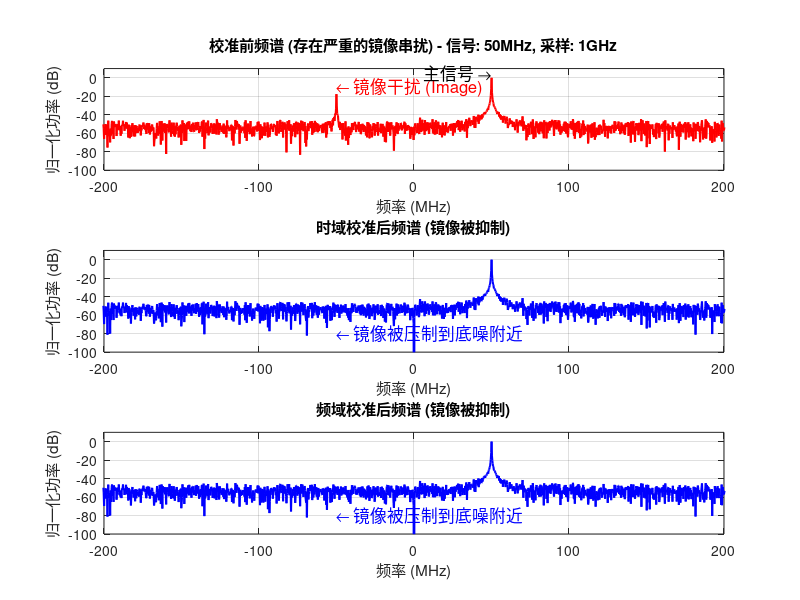

Reproduce this figure in MATLAB.
clear; clc; close all;

%% 1. 系统参数设置
Fs = 1e9;               % 采样率 1 GHz
Ts = 1/Fs;
f_sig = 50e6;           % 信号频率 50 MHz
N = 4096;              % 采样点数 (2^14)，保证频谱分辨率
t = (0:N-1) * Ts;

% 模拟 ADC 硬件缺陷参数 (隔离度差)
% 理想情况：I与Q完全隔离
% 实际情况：I路信号会漏到Q路，Q路也会漏到I路
leak_Q_to_I = 0.15;     % Q 对 I 的串扰 (比如 -16dB 隔离度)
leak_I_to_Q = 0.10;     % I 对 Q 的串扰 (不对称串扰)
gain_imbalance = 1.05;  % 增益不平衡 (I路比Q路大一点)

%% 2. 信号生成
% 生成理想的单音复信号: exp(j*2*pi*f*t)
% 理想情况下，频谱只应在 +50MHz 处有峰值
sig_ideal_I = cos(2*pi*f_sig*t)';
sig_ideal_Q = sin(2*pi*f_sig*t)';

% 模拟硬件混合 (物理层的串扰)
% I_adc = Gain_I * (I_ideal + k1 * Q_ideal)
% Q_adc = Gain_Q * (Q_ideal + k2 * I_ideal)
I_raw = gain_imbalance * (sig_ideal_I + leak_Q_to_I * sig_ideal_Q);
Q_raw = 1.0 * (sig_ideal_Q + leak_I_to_Q * sig_ideal_I);

% 添加底噪 (模拟真实 ADC SNR)
noise_floor = -20; % dB
I_raw = I_raw + 10^(noise_floor/20) * randn(size(I_raw));
Q_raw = Q_raw + 10^(noise_floor/20) * randn(size(Q_raw));

% 组合成未校准的复信号
sig_distorted = I_raw + 1j*Q_raw;

%% 3. IQ 盲校准算法 (Gram-Schmidt 正交化)
% ---------------------------------------------------------
% 步骤 A: 去除直流 (DC Offset)
I_ac = I_raw - mean(I_raw);
Q_ac = Q_raw - mean(Q_raw);

% 步骤 B: 相位/串扰校正 (通过去相关)
% 计算相关系数 rho
% 公式: I_new = I, Q_new = Q - rho * I
% 使得 E[I_new * Q_new] = 0
E_II = mean(I_ac.^2);
E_IQ = mean(I_ac .* Q_ac);
rho = E_IQ / E_II;

I_orth = I_ac;
Q_orth = Q_ac - rho * I_ac;

% 步骤 C: 增益平衡 (Gain Correction)
% 使得 E[I^2] = E[Q^2]
pwr_I = mean(I_orth.^2);
pwr_Q = mean(Q_orth.^2);
g_corr = sqrt(pwr_I / pwr_Q);

I_cal = I_orth;
Q_cal = Q_orth * g_corr;

% 组合成校准后的复信号
sig_calibrated = I_cal + 1j*Q_cal;

%% 4. 功率谱密度 (PSD) 分析与可视化
nfft = 4096;
window = hamming(nfft);
overlap = nfft/2;

Pxx_raw = fftshift(abs(fft(sig_distorted)).^2)/N; % 归一化功率谱
Pxx_cal = fftshift(abs(fft(sig_calibrated)).^2)/N; % 归一化功率谱
f_axis = (-N/2:N/2-1)*(Fs/N); % 频率轴

% 转换为 dBFS (归一化到主峰)
Pxx_raw_dB = 10*log10(Pxx_raw);
Pxx_raw_dB = Pxx_raw_dB - max(Pxx_raw_dB); % 归一化

Pxx_cal_dB = 10*log10(Pxx_cal);
Pxx_cal_dB = Pxx_cal_dB - max(Pxx_cal_dB); % 归一化

% 绘图
figure('Position', [100, 100, 1000, 600]);

subplot(3,1,1);
plot(f_axis/1e6, Pxx_raw_dB, 'r', 'LineWidth', 1.5);
grid on;
title(['校准前频谱 (存在严重的镜像串扰) - 信号: 50MHz, 采样: 1GHz']);
xlabel('频率 (MHz)'); ylabel('归一化功率 (dB)');
xlim([-200, 200]); ylim([-100, 10]);
% 标注镜像
text(-50, -10, '\leftarrow 镜像干扰 (Image)', 'Color', 'r', 'FontSize', 12);
text(50, 5, '主信号 \rightarrow', 'HorizontalAlignment', 'right', 'FontSize', 12);

subplot(3,1,2);
plot(f_axis/1e6, Pxx_cal_dB, 'b', 'LineWidth', 1.5);
grid on;
title('时域校准后频谱 (镜像被抑制)');
xlabel('频率 (MHz)'); ylabel('归一化功率 (dB)');
xlim([-200, 200]); ylim([-100, 10]);
text(-50, -80, '\leftarrow 镜像被压制到底噪附近', 'Color', 'b', 'FontSize', 12);

%% 频域处理计算
I_F = fft(I_ac);
Q_F = fft(Q_ac);

Q_F_corr = Q_F - rho * I_F;   % 去相关
Q_F_corr = g_corr * Q_F_corr; % 增益平衡

I_F_corr = I_F;
sig_cal_F = I_F_corr + 1j*Q_F_corr;
sig_cal_F = fftshift(abs(sig_cal_F).^2)/N; % 取幅度谱

sig_cal_F = 10*log10(sig_cal_F);
sig_cal_F = sig_cal_F - max(sig_cal_F); % 归一化

subplot(3,1,3);
plot(f_axis/1e6, sig_cal_F, 'b', 'LineWidth', 1.5);
grid on;
title('频域校准后频谱 (镜像被抑制)');
xlabel('频率 (MHz)'); ylabel('归一化功率 (dB)');
xlim([-200, 200]); ylim([-100, 10]);
text(-50, -80, '\leftarrow 镜像被压制到底噪附近', 'Color', 'b', 'FontSize', 12);
